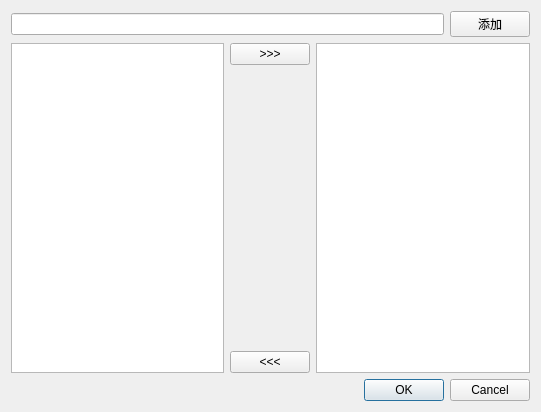
<?xml version="1.0" encoding="UTF-8"?>
<ui version="4.0">
 <class>addFriednDialog</class>
 <widget class="QDialog" name="addFriednDialog">
  <property name="geometry">
   <rect>
    <x>0</x>
    <y>0</y>
    <width>541</width>
    <height>412</height>
   </rect>
  </property>
  <property name="windowTitle">
   <string>Dialog</string>
  </property>
  <layout class="QVBoxLayout" name="verticalLayout_2">
   <item>
    <layout class="QHBoxLayout" name="horizontalLayout_2">
     <item>
      <widget class="QLineEdit" name="lineEdit"/>
     </item>
     <item>
      <widget class="QPushButton" name="addName_PB">
       <property name="text">
        <string>添加</string>
       </property>
      </widget>
     </item>
    </layout>
   </item>
   <item>
    <layout class="QHBoxLayout" name="horizontalLayout">
     <item>
      <widget class="QListWidget" name="selectList_LW"/>
     </item>
     <item>
      <layout class="QVBoxLayout" name="verticalLayout">
       <item>
        <widget class="QPushButton" name="moveRight_PB">
         <property name="text">
          <string>&gt;&gt;&gt;</string>
         </property>
        </widget>
       </item>
       <item>
        <spacer name="verticalSpacer">
         <property name="orientation">
          <enum>Qt::Vertical</enum>
         </property>
         <property name="sizeHint" stdset="0">
          <size>
           <width>20</width>
           <height>40</height>
          </size>
         </property>
        </spacer>
       </item>
       <item>
        <widget class="QPushButton" name="moveLeft_PB">
         <property name="text">
          <string>&lt;&lt;&lt;</string>
         </property>
        </widget>
       </item>
      </layout>
     </item>
     <item>
      <widget class="QListWidget" name="addList_LW"/>
     </item>
    </layout>
   </item>
   <item>
    <widget class="QDialogButtonBox" name="buttonBox">
     <property name="orientation">
      <enum>Qt::Horizontal</enum>
     </property>
     <property name="standardButtons">
      <set>QDialogButtonBox::Cancel|QDialogButtonBox::Ok</set>
     </property>
    </widget>
   </item>
  </layout>
 </widget>
 <resources/>
 <connections>
  <connection>
   <sender>buttonBox</sender>
   <signal>accepted()</signal>
   <receiver>addFriednDialog</receiver>
   <slot>accept()</slot>
   <hints>
    <hint type="sourcelabel">
     <x>248</x>
     <y>254</y>
    </hint>
    <hint type="destinationlabel">
     <x>157</x>
     <y>274</y>
    </hint>
   </hints>
  </connection>
  <connection>
   <sender>buttonBox</sender>
   <signal>rejected()</signal>
   <receiver>addFriednDialog</receiver>
   <slot>reject()</slot>
   <hints>
    <hint type="sourcelabel">
     <x>316</x>
     <y>260</y>
    </hint>
    <hint type="destinationlabel">
     <x>286</x>
     <y>274</y>
    </hint>
   </hints>
  </connection>
 </connections>
</ui>
